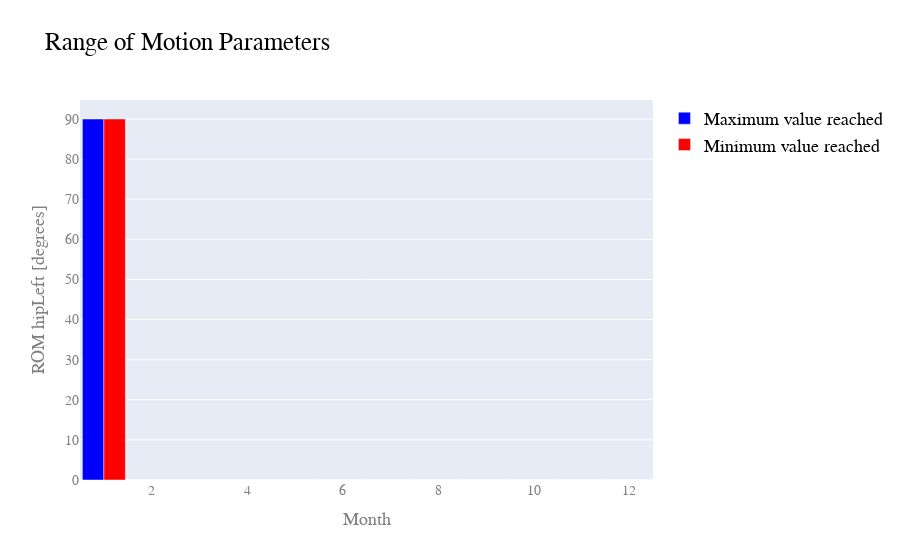
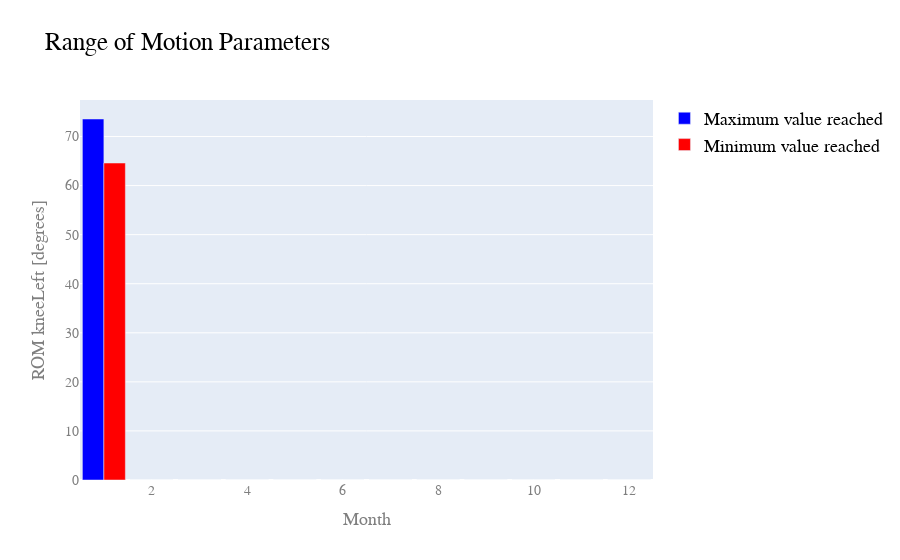
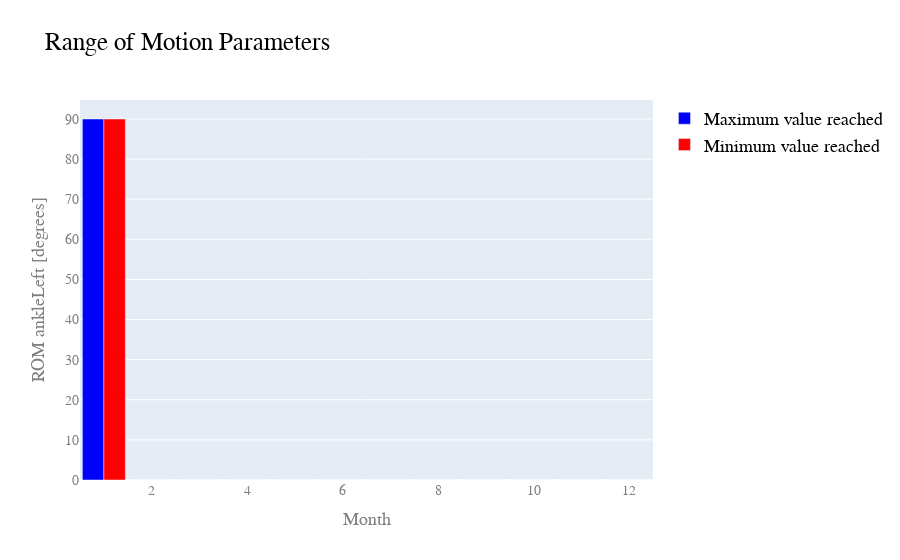

Write notebook code for charts like these, in order.
### Code cell
allmonths = [1,2,3,4,5,6,7,8,9,10,11,12]
counted_ex = {
    "tug" : 0,
    "abduction_left" : 0,
    "internal_rotation_left" : 0,
    "external_rotation_left" : 0,
    "reaching_left" : 0
}
for i in range(len(exercises)):
    exnamei = exercises[i].name
    res_exi = exercises[i].result
    if counted_ex[exnamei] < 1:

        #############################
        #      Results for TUG      #
        #############################
        if exnamei == "tug":
            counted_ex[exnamei] = 1
            step_month_table = pd.DataFrame.from_dict(stepmonth,orient='index',
                                                      columns=['Jan','Feb','Mar','Apr','May','Jun',
                                                           'Jul','Aug','Sep','Oct','Nov','Dec'])
            step_month_table.index = ["Number steps","Speed [m/s]","Step length [m]",
                                      "Cadence [steps/s]","Execution time [s]"]
            display(step_month_table)

            for m in range(len(res_exi)): 
                single_metric,result_single_metric = res_exi[m]
                if single_metric.name == "ROM":
                    tagjoint = single_metric.tagjoint

                    if np.sum(keyp2rommax_avg[tagjoint]) > 0.0:
                        trace1 = go.Bar(
                            x=allmonths, 
                            y=keyp2rommax_avg[tagjoint],
                            name='Maximum value reached',
                            marker=dict(
                                color='rgb(0,0,255)'
                            )
                        )
                        trace2 = go.Bar(
                            x=allmonths, 
                            y=keyp2rommin_avg[tagjoint],
                            name='Minimum value reached',
                            marker=dict(
                                color='rgb(255,0,0)'
                                )
                            )
                        layout = go.Layout(
                            title='Range of Motion Parameters',
                            font=dict(family='Courier New, monospace', size=18, color='black'),
                            xaxis=dict(
                                title='Month',
                                titlefont=dict(
                                    family='Courier New, monospace',
                                    size=18,
                                    color='#7f7f7f'
                                ),
                                tickfont=dict(
                                    family='Courier New, monospace',
                                    size=14,
                                    color='#7f7f7f'
                                )
                            ),
                            yaxis=dict(
                                    title='ROM ' + tagjoint + ' [degrees]',
                                    titlefont=dict(
                                        family='Courier New, monospace',
                                        size=18,
                                        color='#7f7f7f'
                                    ),
                            tickfont=dict(
                                        family='Courier New, monospace',
                                        size=14,
                                        color='#7f7f7f'
                                    )
                                ),
                            legend=dict(
                                    bgcolor='rgba(255, 255, 255, 0)',
                                    bordercolor='rgba(255, 255, 255, 0)'
                                ),
                            barmode='group',
                            bargap=0.1,
                            bargroupgap=0.0
                            )
                        data=[trace1,trace2]
                        fig = go.Figure(data=data, layout=layout)
                        iplot(fig)

### Figure 1 — Plotly figure (JSON) as saved in the notebook; plotly's stock layout.template omitted (floating-point values rounded to 4 significant figures)
{"data": [{"marker": {"color": "rgb(0,0,255)"}, "name": "Maximum value reached", "type": "bar", "x": [1, 2, 3, 4, 5, 6, 7, 8, 9, 10, 11, 12], "y": [90, 0, 0, 0, 0, 0, 0, 0, 0, 0, 0, 0]}, {"marker": {"color": "rgb(255,0,0)"}, "name": "Minimum value reached", "type": "bar", "x": [1, 2, 3, 4, 5, 6, 7, 8, 9, 10, 11, 12], "y": [90, 0, 0, 0, 0, 0, 0, 0, 0, 0, 0, 0]}], "layout": {"bargap": 0.1, "bargroupgap": 0, "barmode": "group", "font": {"color": "black", "family": "Courier New, monospace", "size": 18}, "legend": {"bgcolor": "rgba(255, 255, 255, 0)", "bordercolor": "rgba(255, 255, 255, 0)"}, "title": {"text": "Range of Motion Parameters"}, "xaxis": {"tickfont": {"color": "#7f7f7f", "family": "Courier New, monospace", "size": 14}, "title": {"font": {"color": "#7f7f7f", "family": "Courier New, monospace", "size": 18}, "text": "Month"}}, "yaxis": {"tickfont": {"color": "#7f7f7f", "family": "Courier New, monospace", "size": 14}, "title": {"font": {"color": "#7f7f7f", "family": "Courier New, monospace", "size": 18}, "text": "ROM hipLeft [degrees]"}}}}

### Figure 2 — Plotly figure (JSON) as saved in the notebook; plotly's stock layout.template omitted (floating-point values rounded to 4 significant figures)
{"data": [{"marker": {"color": "rgb(0,0,255)"}, "name": "Maximum value reached", "type": "bar", "x": [1, 2, 3, 4, 5, 6, 7, 8, 9, 10, 11, 12], "y": [73.57, 0, 0, 0, 0, 0, 0, 0, 0, 0, 0, 0]}, {"marker": {"color": "rgb(255,0,0)"}, "name": "Minimum value reached", "type": "bar", "x": [1, 2, 3, 4, 5, 6, 7, 8, 9, 10, 11, 12], "y": [64.6, 0, 0, 0, 0, 0, 0, 0, 0, 0, 0, 0]}], "layout": {"bargap": 0.1, "bargroupgap": 0, "barmode": "group", "font": {"color": "black", "family": "Courier New, monospace", "size": 18}, "legend": {"bgcolor": "rgba(255, 255, 255, 0)", "bordercolor": "rgba(255, 255, 255, 0)"}, "title": {"text": "Range of Motion Parameters"}, "xaxis": {"tickfont": {"color": "#7f7f7f", "family": "Courier New, monospace", "size": 14}, "title": {"font": {"color": "#7f7f7f", "family": "Courier New, monospace", "size": 18}, "text": "Month"}}, "yaxis": {"tickfont": {"color": "#7f7f7f", "family": "Courier New, monospace", "size": 14}, "title": {"font": {"color": "#7f7f7f", "family": "Courier New, monospace", "size": 18}, "text": "ROM kneeLeft [degrees]"}}}}

### Figure 3 — Plotly figure (JSON) as saved in the notebook; plotly's stock layout.template omitted (floating-point values rounded to 4 significant figures)
{"data": [{"marker": {"color": "rgb(0,0,255)"}, "name": "Maximum value reached", "type": "bar", "x": [1, 2, 3, 4, 5, 6, 7, 8, 9, 10, 11, 12], "y": [90, 0, 0, 0, 0, 0, 0, 0, 0, 0, 0, 0]}, {"marker": {"color": "rgb(255,0,0)"}, "name": "Minimum value reached", "type": "bar", "x": [1, 2, 3, 4, 5, 6, 7, 8, 9, 10, 11, 12], "y": [90, 0, 0, 0, 0, 0, 0, 0, 0, 0, 0, 0]}], "layout": {"bargap": 0.1, "bargroupgap": 0, "barmode": "group", "font": {"color": "black", "family": "Courier New, monospace", "size": 18}, "legend": {"bgcolor": "rgba(255, 255, 255, 0)", "bordercolor": "rgba(255, 255, 255, 0)"}, "title": {"text": "Range of Motion Parameters"}, "xaxis": {"tickfont": {"color": "#7f7f7f", "family": "Courier New, monospace", "size": 14}, "title": {"font": {"color": "#7f7f7f", "family": "Courier New, monospace", "size": 18}, "text": "Month"}}, "yaxis": {"tickfont": {"color": "#7f7f7f", "family": "Courier New, monospace", "size": 14}, "title": {"font": {"color": "#7f7f7f", "family": "Courier New, monospace", "size": 18}, "text": "ROM ankleLeft [degrees]"}}}}
